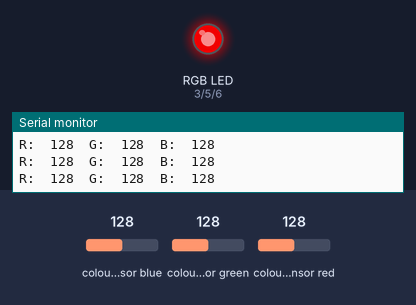
Recording of a sketch running on a simulated ESP32-S3. Shown: an RGB LED mixed from three pins (HIGH = lit), the last lines printed to the serial monitor. The test bench sets the inputs (shaded band); at power-on: colour sensor blue 128, colour sensor green 128, colour sensor red 128. Dim RGB values are drawn brighter than linear.

Above: at 1.2 s.
1.3 s: colour sensor blue set to 191
At 1.7 s:
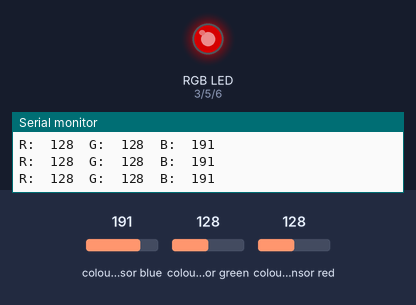
2.8 s: colour sensor blue set to 250
At 3.4 s:
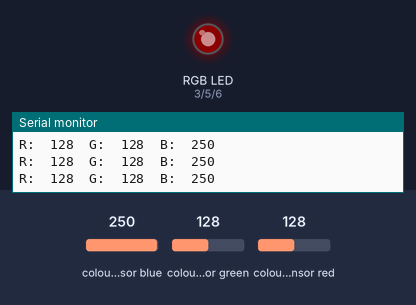
4.3 s: colour sensor blue set to 128
At 4.6 s:
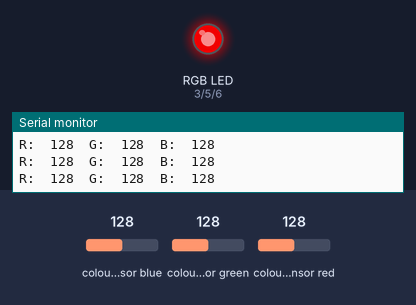
Timing chart, 0 to 7.3 s (numbered marks = the images above; inputs shaded):
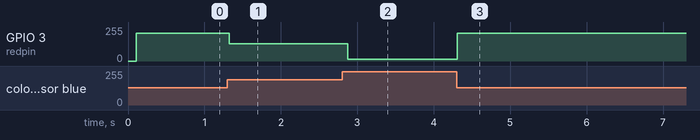

Measured:
- after the input at 1.3 s, GPIO 3 (redpin): 208/255 → 130/255 at once
- after the input at 2.8 s, GPIO 3 (redpin): 130/255 → 12/255 after 0.07 s
- after the input at 4.3 s, GPIO 3 (redpin): 12/255 → 208/255 at once

The sketch:

colorview.ino
```cpp
#include <Wire.h>
#include "Adafruit_TCS34725.h"

// Pick analog outputs, for the UNO these three work well
// use ~560  ohm resistor between Red & Blue, ~1K for green (its brighter)
#define redpin 3
#define greenpin 5
#define bluepin 6
// for a common anode LED, connect the common pin to +5V
// for common cathode, connect the common to ground

// set to false if using a common cathode LED
#define commonAnode true

// our RGB -> eye-recognized gamma color
byte gammatable[256];  //////////


Adafruit_TCS34725 tcs = Adafruit_TCS34725(TCS34725_INTEGRATIONTIME_50MS, TCS34725_GAIN_4X);   ///////

void setup() {
  Serial.begin(9600);
  //Serial.println("Color View Test!");

  if (tcs.begin()) {
    //Serial.println("Found sensor");
  } else {
    Serial.println("No TCS34725 found ... check your connections");
    while (1); // halt!
  }

  // use these three pins to drive an LED
#if defined(ARDUINO_ARCH_ESP32)
  ledcAttach(redpin, 12000, 8);
  ledcAttach(greenpin, 12000, 8);
  ledcAttach(bluepin, 12000, 8);
#else
  pinMode(redpin, OUTPUT);
  pinMode(greenpin, OUTPUT);
  pinMode(bluepin, OUTPUT);
#endif

  // thanks PhilB for this gamma table!
  // it helps convert RGB colors to what humans see
  for (int i=0; i<256; i++) {
    float x = i;
    x /= 255;
    x = pow(x, 2.5);
    x *= 255;

    if (commonAnode) {
      gammatable[i] = 255 - x;
    } else {
      gammatable[i] = x;
    }
    //Serial.println(gammatable[i]);
  }
}

// The commented out code in loop is example of getRawData with clear value.
// Processing example colorview.pde can work with this kind of data too, but It requires manual conversion to
// [0-255] RGB value. You can still uncomments parts of colorview.pde and play with clear value.
void loop() {
  float red, green, blue;

  tcs.setInterrupt(false);  // turn on LED

  delay(60);  // takes 50ms to read

  tcs.getRGB(&red, &green, &blue); //////////

  tcs.setInterrupt(true);  // turn off LED

  Serial.print("R:\t"); Serial.print(int(red));
  Serial.print("\tG:\t"); Serial.print(int(green));
  Serial.print("\tB:\t"); Serial.print(int(blue));

//  Serial.print("\t");
//  Serial.print((int)red, HEX); Serial.print((int)green, HEX); Serial.print((int)blue, HEX);
  Serial.print("\n");

//  uint16_t red, green, blue, clear;
//
//  tcs.setInterrupt(false);  // turn on LED
//
//  delay(60);  // takes 50ms to read
//
//  tcs.getRawData(&red, &green, &blue, &clear);
//
//  tcs.setInterrupt(true);  // turn off LED
//
//  Serial.print("C:\t"); Serial.print(int(clear));
//  Serial.print("R:\t"); Serial.print(int(red));
//  Serial.print("\tG:\t"); Serial.print(int(green));
//  Serial.print("\tB:\t"); Serial.print(int(blue));
//  Serial.println();


#if defined(ARDUINO_ARCH_ESP32)
  ledcWrite(1, gammatable[(int)red]);
  ledcWrite(2, gammatable[(int)green]);
  ledcWrite(3, gammatable[(int)blue]);
#else
  analogWrite(redpin, gammatable[(int)red]);
  analogWrite(greenpin, gammatable[(int)green]);
  analogWrite(bluepin, gammatable[(int)blue]);
#endif
}
```
